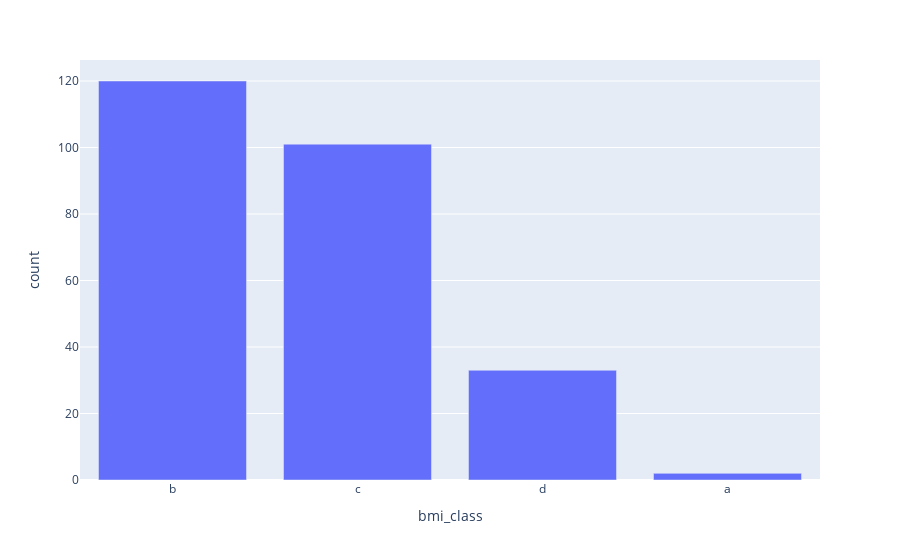

This figure's notebook cell:
### Markdown cell above
### 從類別面來看，資料傾斜更嚴重

### Code cell
bmi_class = dataset['class-gt'].value_counts()
bmi_cl_df = pd.DataFrame({'bmi_class':bmi_class.index, 'count':bmi_class.values})
fig = px.bar(bmi_cl_df, x='bmi_class', y='count')
fig.show()

### Figure 1 — Plotly figure (JSON) as saved in the notebook; plotly's stock layout.template omitted (floating-point values rounded to 4 significant figures)
{"data": [{"alignmentgroup": "True", "hovertemplate": "bmi_class=%{x}<br>count=%{y}<extra></extra>", "legendgroup": "", "marker": {"color": "#636efa"}, "name": "", "offsetgroup": "", "orientation": "v", "showlegend": false, "textposition": "auto", "type": "bar", "x": ["b", "c", "d", "a"], "xaxis": "x", "y": [120, 101, 33, 2], "yaxis": "y"}], "layout": {"barmode": "relative", "legend": {"tracegroupgap": 0}, "margin": {"t": 60}, "xaxis": {"anchor": "y", "domain": [0, 1], "title": {"text": "bmi_class"}}, "yaxis": {"anchor": "x", "domain": [0, 1], "title": {"text": "count"}}}}
